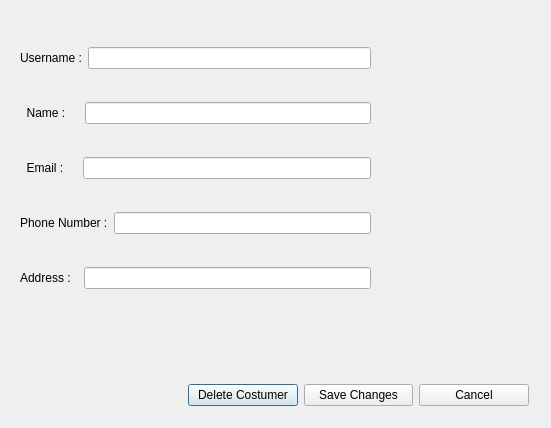
<?xml version="1.0" encoding="UTF-8"?>
<ui version="4.0">
 <class>Edit_Costumer_Dialog</class>
 <widget class="QDialog" name="Edit_Costumer_Dialog">
  <property name="geometry">
   <rect>
    <x>0</x>
    <y>0</y>
    <width>551</width>
    <height>428</height>
   </rect>
  </property>
  <property name="minimumSize">
   <size>
    <width>551</width>
    <height>428</height>
   </size>
  </property>
  <property name="maximumSize">
   <size>
    <width>551</width>
    <height>428</height>
   </size>
  </property>
  <property name="windowTitle">
   <string>Dialog</string>
  </property>
  <widget class="QWidget" name="layoutWidget">
   <property name="geometry">
    <rect>
     <x>20</x>
     <y>20</y>
     <width>351</width>
     <height>301</height>
    </rect>
   </property>
   <layout class="QVBoxLayout" name="verticalLayout">
    <item>
     <layout class="QHBoxLayout" name="horizontalLayout_5">
      <item>
       <widget class="QLabel" name="label">
        <property name="text">
         <string>Username :</string>
        </property>
       </widget>
      </item>
      <item>
       <widget class="QLineEdit" name="lineEdit_user">
        <property name="readOnly">
         <bool>true</bool>
        </property>
       </widget>
      </item>
     </layout>
    </item>
    <item>
     <layout class="QHBoxLayout" name="horizontalLayout_4">
      <item>
       <widget class="QLabel" name="label_4">
        <property name="text">
         <string>  Name :    </string>
        </property>
       </widget>
      </item>
      <item>
       <widget class="QLineEdit" name="lineEdit_name">
        <property name="readOnly">
         <bool>true</bool>
        </property>
       </widget>
      </item>
     </layout>
    </item>
    <item>
     <layout class="QHBoxLayout" name="horizontalLayout_3">
      <item>
       <widget class="QLabel" name="label_3">
        <property name="text">
         <string>  Email :    </string>
        </property>
       </widget>
      </item>
      <item>
       <widget class="QLineEdit" name="lineEdit_email"/>
      </item>
     </layout>
    </item>
    <item>
     <layout class="QHBoxLayout" name="horizontalLayout_2">
      <item>
       <widget class="QLabel" name="label_5">
        <property name="text">
         <string>Phone Number :</string>
        </property>
       </widget>
      </item>
      <item>
       <widget class="QLineEdit" name="lineEdit_phone"/>
      </item>
     </layout>
    </item>
    <item>
     <layout class="QHBoxLayout" name="horizontalLayout">
      <item>
       <widget class="QLabel" name="label_2">
        <property name="text">
         <string>Address :  </string>
        </property>
       </widget>
      </item>
      <item>
       <widget class="QLineEdit" name="lineEdit_address"/>
      </item>
     </layout>
    </item>
   </layout>
  </widget>
  <widget class="QWidget" name="layoutWidget">
   <property name="geometry">
    <rect>
     <x>188</x>
     <y>380</y>
     <width>341</width>
     <height>31</height>
    </rect>
   </property>
   <layout class="QHBoxLayout" name="horizontalLayout_6">
    <item>
     <widget class="QPushButton" name="pushButton_del">
      <property name="text">
       <string>Delete Costumer</string>
      </property>
     </widget>
    </item>
    <item>
     <widget class="QPushButton" name="pushButton_save">
      <property name="text">
       <string>Save Changes</string>
      </property>
     </widget>
    </item>
    <item>
     <widget class="QPushButton" name="pushButton_cancel">
      <property name="text">
       <string>Cancel</string>
      </property>
     </widget>
    </item>
   </layout>
  </widget>
 </widget>
 <resources/>
 <connections/>
</ui>
